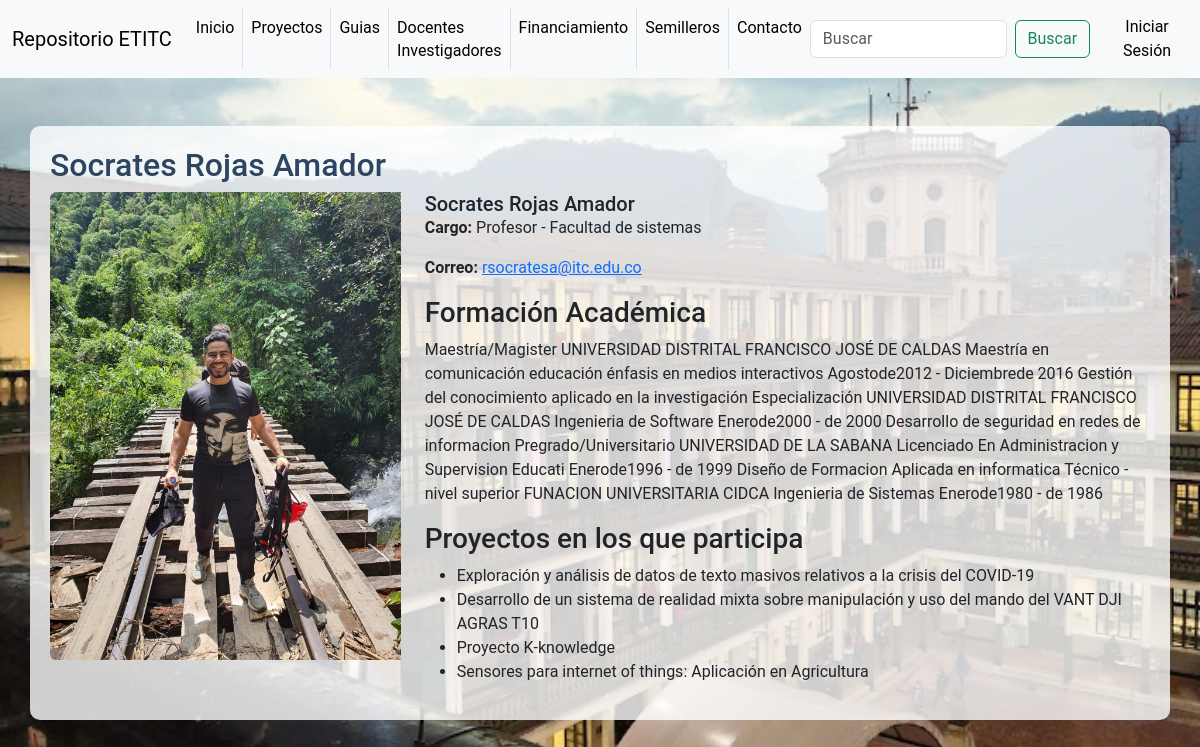
Page /templates/detalle_docente.php?docente_id=4 on the committed database.
### tables this page shows
CREATE TABLE `docentes` (
  `docente_id` int(11) NOT NULL,
  `nombre` varchar(255) NOT NULL,
  `cargo` varchar(255) DEFAULT NULL,
  `formacion_academica` text NOT NULL,
  `email` varchar(255) DEFAULT NULL,
  `imagen` varchar(255) DEFAULT NULL
);

CREATE TABLE `proyectos` (
  `proyecto_id` int(11) NOT NULL,
  `nombre` varchar(255) NOT NULL,
  `descripcion` text DEFAULT NULL,
  `semillero_id` int(11) DEFAULT NULL,
  `documentacion` varchar(255) DEFAULT NULL,
  `imagen` varchar(255) DEFAULT NULL
);

### templates/detalle_docente.php (the view, shortened to what this page needs)
<?php include("../includes/header.php") ?>
<?php include("../includes/db.php") ?>
<?php
$docente_id = $_GET['docente_id'];
$sql = "SELECT * FROM docentes WHERE docente_id = $docente_id";
$result = $conn->query($sql);
$docente = $result->fetch_assoc();
?>
<body>
    <div class="container mt-5 container-detalle">
        <h2><?php echo $docente['nombre']; ?></h2>
        <div class="row">
            <div class="col-md-4">
                <img src="<?php echo $docente['imagen']; ?>" class="img-fluid rounded-start" alt="Imagen del docente">
            </div>
            <div class="col-md-8">
                <div class="card-body">
                    <h5 class="card-title"><?php echo $docente['nombre']; ?></h5>
                    <p class="card-text"><strong>Cargo:</strong> <?php echo $docente['cargo']; ?></p>
                    <p class="card-text"><strong>Correo:</strong> <a href="mailto:<?php echo $docente['email']; ?>"><?php echo $docente['email']; ?></a></p>
                    <h3>Formación Académica</h3>
                    <?php
                    $docente_id = $docente['docente_id'];
                    $sqlFormacion = "SELECT formacion_academica FROM docentes WHERE docente_id = $docente_id";
                    $resultFormacion = $conn->query($sqlFormacion);
                    if ($rowFormacion = $resultFormacion->fetch_assoc()) {
                        echo '<p>' . $rowFormacion['formacion_academica'] . '</p>';
                    }
                    ?>
                    <h3>Proyectos en los que participa</h3>
                    <ul>
                        <?php
                        $sqlProyectos = "SELECT proyectos.nombre FROM proyectos
                                        JOIN proyecto_docentes ON proyectos.proyecto_id = proyecto_docentes.proyecto_id
                                        WHERE proyecto_docentes.docente_id = $docente_id";
                        $resultProyectos = $conn->query($sqlProyectos);
                        while ($rowProyecto = $resultProyectos->fetch_assoc()) {
                            echo '<li>' . $rowProyecto['nombre'] . '</li>';
                        }
                        ?>
                    </ul>
                </div>
            </div>
        </div>
    </div>
</body>
<?php include("../includes/footer.php") ?>
</html>

### css/repositorio.css (style rules this page uses)
body { position: relative; background-image: url('../scr/img/Back.jpg'); background-size: cover; background-position: center; background-attachment: fixed; margin: 0; padding: 0; height: 100vh; overflow: auto; font-family: 'Roboto', sans-serif; }
h1, h2 { color: #2e4562; }
.container-detalle { background: rgba(255, 255, 255, 0.8); padding: 20px; border-radius: 10px; margin-top: 20px; }

### rows in the picture
docentes: nombre "Socrates Rojas Amador", imagen (picture), cargo "Profesor - Facultad de sistemas", email "rsocratesa@itc.edu.co", formacion_academica "Maestría/Magister UNIVERSIDAD DISTRITAL FRANCISCO JOSÉ DE CALDAS Maestría en comunicación educación énfasis en medios interactivos Agostode2012 - Diciembrede 2016 Gestión del conocimiento aplicado en la investigación Especialización UNIVERSIDAD DISTRITAL FRANCISCO JOSÉ DE CALDAS Ingenieria de Software Enerode2000 - de 2000 Desarrollo de seguridad en redes de informacion Pregrado/Universitario UNIVERSIDAD DE LA SABANA Licenciado En Administracion y Supervision Educati Enerode1996 - de 1999 Diseño de Formacion Aplicada en informatica Técnico - nivel superior FUNACION UNIVERSITARIA CIDCA Ingenieria de Sistemas Enerode1980 - de 1986"
proyectos: nombre "Exploración y análisis de datos de texto masivos relativos a la crisis del COVID-19"
proyectos: nombre "Desarrollo de un sistema de realidad mixta sobre manipulación y uso del mando del VANT DJI AGRAS T10"
proyectos: nombre "Proyecto K‐knowledge"
proyectos: nombre "Sensores para internet of things: Aplicación en Agricultura"
